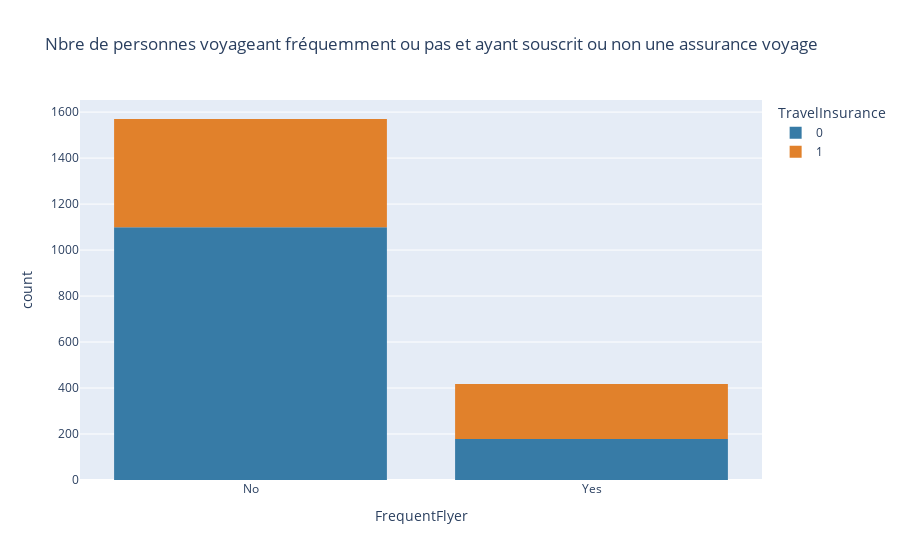

Write notebook code for a chart like this one.
### Code cell
#Visualisation du nombre de personnes voyageant fréquemment ou pas et ayant souscrit ou non une assurance voyage

px.histogram(tip,
             x='FrequentFlyer',
             color='TravelInsurance',
             color_discrete_map={1:'#E1812B', 0:'#377BA6'},
             title='Nbre de personnes voyageant fréquemment ou pas et ayant souscrit ou non une assurance voyage',
             )

### Figure 1 — Plotly figure (JSON) as saved in the notebook; plotly's stock layout.template omitted (floating-point values rounded to 4 significant figures; data arrays with more than 128 entries replaced by an {"elided": "..."} marker saying what was removed)
{"data": [{"alignmentgroup": "True", "bingroup": "x", "hovertemplate": "TravelInsurance=0<br>FrequentFlyer=%{x}<br>count=%{y}<extra></extra>", "legendgroup": "0", "marker": {"color": "#377BA6", "pattern": {"shape": ""}}, "name": "0", "offsetgroup": "0", "orientation": "v", "showlegend": true, "type": "histogram", "x": {"elided": "1277 str values"}, "xaxis": "x", "yaxis": "y"}, {"alignmentgroup": "True", "bingroup": "x", "hovertemplate": "TravelInsurance=1<br>FrequentFlyer=%{x}<br>count=%{y}<extra></extra>", "legendgroup": "1", "marker": {"color": "#E1812B", "pattern": {"shape": ""}}, "name": "1", "offsetgroup": "1", "orientation": "v", "showlegend": true, "type": "histogram", "x": {"elided": "710 str values"}, "xaxis": "x", "yaxis": "y"}], "layout": {"barmode": "relative", "legend": {"title": {"text": "TravelInsurance"}, "tracegroupgap": 0}, "title": {"text": "Nbre de personnes voyageant fréquemment ou pas et ayant souscrit ou non une assurance voyage"}, "xaxis": {"anchor": "y", "domain": [0, 1], "title": {"text": "FrequentFlyer"}}, "yaxis": {"anchor": "x", "domain": [0, 1], "title": {"text": "count"}}}}
